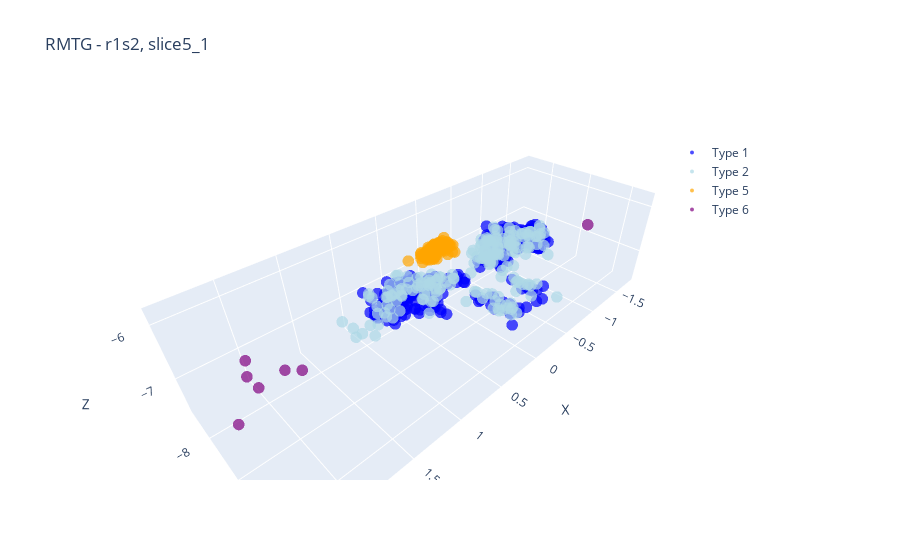

This figure's notebook cell:
### Markdown cell above
Slice check

### Code cell
number = '5_1'
file_path = f'rat2\\Szkiełko 2\\CellCounter_RMTg_x{number}.xml'

with open('rat2\\Szkiełko 2\\r2s2_cor_ref.txt', 'r') as f:
                text = f.read()
                ref_dict = eval(text)  
ref_cor = ref_dict[number]

tree = ET.parse(file_path)
root = tree.getroot()

calibrated_cor_dict = calibrate_with_rotation(root, ref_cor)
[x,y,z] = calibrated_cor_dict[5]
print([xi for xi in x if xi < 0]) 

color_map = {1: 'blue', 2: 'lightblue', 5: 'orange', 6: 'purple'} 
fig = go.Figure()
plot_slice(fig, file_path, ref_cor, color_map=color_map)

fig.update_layout(
    scene=dict(
        xaxis_title='X',
        yaxis_title='Y',
        zaxis_title='Z',
        aspectmode='data'
    ),
    title=F"RMTG - r1s2, slice{number}",
    legend=dict(x=0.8, y=0.9)
)

fig.show()

### Figure 1 — Plotly figure (JSON) as saved in the notebook; plotly's stock layout.template omitted (floating-point values rounded to 4 significant figures; data arrays with more than 128 entries replaced by an {"elided": "..."} marker saying what was removed)
{"data": [{"marker": {"color": "blue", "opacity": 0.7, "size": 4}, "mode": "markers", "name": "Type 1", "showlegend": true, "type": "scatter3d", "x": {"elided": "287 float values"}, "y": {"elided": "287 float values"}, "z": {"elided": "287 float values"}}, {"marker": {"color": "lightblue", "opacity": 0.7, "size": 4}, "mode": "markers", "name": "Type 2", "showlegend": true, "type": "scatter3d", "x": {"elided": "197 float values"}, "y": {"elided": "197 float values"}, "z": {"elided": "197 float values"}}, {"marker": {"color": "orange", "opacity": 0.7, "size": 4}, "mode": "markers", "name": "Type 5", "showlegend": true, "type": "scatter3d", "x": [-0.3376, -0.2782, -0.2439, -0.2166, -0.2049, -0.2262, -0.2082, -0.1824, -0.1813, -0.1636, -0.1482, -0.1458, -0.141, -0.1397, -0.1396, -0.1514, -0.1621, -0.1903, -0.1997, -0.2115, -0.2258, -0.2553, -0.2908, -0.2921, -0.2717, -0.2928, -0.2692, -0.2443, -0.216, -0.19, -0.1735, -0.157, -0.1475, -0.1383, -0.1266, -0.117, -0.07705, -0.06764, -0.05112, -0.07376, 0.0541, 0.08021, 0.09811, 0.01288, 0.008182, 0.002203, 0.009467, 9.278e-05, -0.02126, -0.04839, -0.06605, -0.07892, -0.05528, -0.02321, 0.003948, 0.03466, 0.03224, 0.0156, 0.02737, 0.05948, 0.07965, 0.09018, 0.09835, 0.1058, 0.09053, 0.03597, -0.02457, -0.02705, 0.04839, 0.02723, -0.1079, -0.1071, -0.1474, -0.1846, -0.2011, -0.116, 0.02573, 0.01484, 0.04442, 0.05163, -0.002918, -0.1934, -0.1472, -0.1204, -0.1037, 0.2564, 0.172, 0.1326], "y": [-8.313, -8.274, -8.269, -8.248, -8.258, -8.274, -8.228, -8.252, -8.271, -8.285, -8.277, -8.266, -8.254, -8.234, -8.22, -8.212, -8.215, -8.194, -8.188, -8.188, -8.201, -8.183, -8.203, -8.224, -8.159, -8.131, -8.138, -8.132, -8.146, -8.15, -8.143, -8.161, -8.16, -8.196, -8.212, -8.188, -8.235, -8.243, -8.249, -8.278, -8.247, -8.23, -8.2, -8.221, -8.215, -8.227, -8.197, -8.183, -8.196, -8.185, -8.173, -8.149, -8.151, -8.124, -8.13, -8.135, -8.144, -8.158, -8.168, -8.135, -8.122, -8.141, -8.16, -8.097, -8.081, -8.112, -8.156, -8.175, -8.213, -8.191, -8.26, -8.111, -8.142, -8.031, -8.012, -8.028, -8.044, -8.086, -8.082, -8.063, -8.091, -8.122, -8.099, -8.173, -8.143, -8.218, -8.094, -8.165], "z": [-6.72, -6.72, -6.72, -6.72, -6.72, -6.72, -6.72, -6.72, -6.72, -6.72, -6.72, -6.72, -6.72, -6.72, -6.72, -6.72, -6.72, -6.72, -6.72, -6.72, -6.72, -6.72, -6.72, -6.72, -6.72, -6.72, -6.72, -6.72, -6.72, -6.72, -6.72, -6.72, -6.72, -6.72, -6.72, -6.72, -6.72, -6.72, -6.72, -6.72, -6.72, -6.72, -6.72, -6.72, -6.72, -6.72, -6.72, -6.72, -6.72, -6.72, -6.72, -6.72, -6.72, -6.72, -6.72, -6.72, -6.72, -6.72, -6.72, -6.72, -6.72, -6.72, -6.72, -6.72, -6.72, -6.72, -6.72, -6.72, -6.72, -6.72, -6.72, -6.72, -6.72, -6.72, -6.72, -6.72, -6.72, -6.72, -6.72, -6.72, -6.72, -6.72, -6.72, -6.72, -6.72, -6.72, -6.72, -6.72]}, {"marker": {"color": "purple", "opacity": 0.7, "size": 4}, "mode": "markers", "name": "Type 6", "showlegend": true, "type": "scatter3d", "x": [2.066, 2.132, 2.122, 1.813, 1.904, 2.362, -1.726], "y": [-8.0, -7.831, -7.669, -7.606, -7.696, -7.46, -7.361], "z": [-6.72, -6.72, -6.72, -6.72, -6.72, -6.72, -6.72]}], "layout": {"legend": {"x": 0.8, "y": 0.9}, "scene": {"aspectmode": "data", "xaxis": {"title": {"text": "X"}}, "yaxis": {"title": {"text": "Y"}}, "zaxis": {"title": {"text": "Z"}}}, "title": {"text": "RMTG - r1s2, slice5_1"}}}
